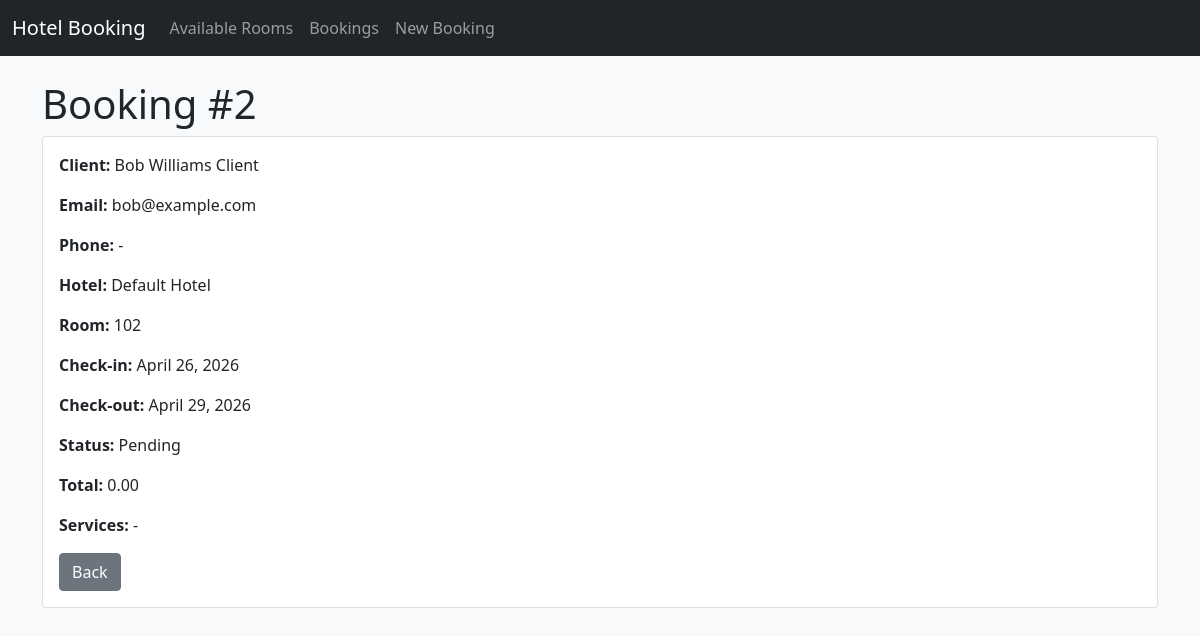
/inventory/bookings/2/, run on the app's committed database.
### hotel/models.py (models this page shows, shortened)
class Booking(models.Model):
    STATUS_CHOICES = [
        ('PENDING', 'Pending'),
        ('CONFIRMED', 'Confirmed'),
        ('CANCELLED', 'Cancelled'),
    ]
    room = models.ForeignKey(Room, on_delete=models.PROTECT, related_name='bookings')
    client = models.ForeignKey(Client, on_delete=models.PROTECT, related_name='bookings')
    services = models.ManyToManyField(Service, blank=True, related_name='bookings')
    check_in_date = models.DateField()
    check_out_date = models.DateField()
    status = models.CharField(max_length=20, choices=STATUS_CHOICES, default='PENDING')
    total_price = models.DecimalField(
        max_digits=10,
        decimal_places=2,
        validators=[MinValueValidator(Decimal('0.00'))],
        default=Decimal('0.00'),
    )
    created_at = models.DateTimeField(auto_now_add=True)
    updated_at = models.DateTimeField(auto_now=True)
    class Meta:
        db_table = 'bookings'
        ordering = ['-created_at']
        indexes = [
            models.Index(fields=['check_in_date', 'check_out_date']),
            models.Index(fields=['status']),
        ]

class Client(models.Model):
    first_name = models.CharField(max_length=100)
    last_name = models.CharField(max_length=100)
    email = models.EmailField(unique=True)
    phone = models.CharField(max_length=20, blank=True)
    created_at = models.DateTimeField(auto_now_add=True)
    class Meta:
        db_table = 'clients'
        ordering = ['last_name', 'first_name']
    def __str__(self):
        return f"{self.first_name} {self.last_name}"

class Room(models.Model):
    STATUS_CHOICES = [
        ('AVAILABLE', 'Available'),
        ('MAINTENANCE', 'Maintenance'),
    ]
    hotel = models.ForeignKey(Hotel, on_delete=models.PROTECT, related_name='rooms')
    room_number = models.CharField(max_length=10)
    capacity = models.PositiveIntegerField(validators=[MinValueValidator(1)])
    price_per_night = models.DecimalField(
        max_digits=10,
        decimal_places=2,
        validators=[MinValueValidator(Decimal('0.00'))],
    )
    status = models.CharField(max_length=20, choices=STATUS_CHOICES, default='AVAILABLE')
    description = models.TextField(blank=True)
    created_at = models.DateTimeField(auto_now_add=True)
    updated_at = models.DateTimeField(auto_now=True)
    class Meta:
        db_table = 'rooms'
        ordering = ['hotel__name', 'room_number']
        constraints = [
            models.UniqueConstraint(fields=['hotel', 'room_number'], name='unique_room_per_hotel'),
        ]
        indexes = [models.Index(fields=['status']), models.Index(fields=['hotel'])]

class Hotel(models.Model):
    name = models.CharField(max_length=255)
    address = models.CharField(max_length=255)
    city = models.CharField(max_length=120)
    phone = models.CharField(max_length=20, blank=True)
    created_at = models.DateTimeField(auto_now_add=True)
    class Meta:
        db_table = 'hotels'
        ordering = ['name']

### hotel/views.py (the view)
# urls.py: path('bookings/<int:pk>/', views.BookingDetailView.as_view(), name='booking_detail'),
class BookingDetailView(View):
    async def get(self, request, pk):
        booking = await Booking.objects.select_related('room__hotel', 'client').prefetch_related('services').filter(pk=pk).afirst()
        if booking is None:
            raise Http404('Booking not found')
        return await sync_to_async(render, thread_sensitive=True)(request, 'hotel/booking_detail.html', {'booking': booking})

### templates/hotel/booking_detail.html (shortened to what this page needs)
{% extends 'base.html' %}
{% block content %}
<h1>Booking #{{ booking.id }}</h1>
<div class="card">
    <div class="card-body">
        <p><strong>Client:</strong> {{ booking.client }}</p>
        <p><strong>Email:</strong> {{ booking.client.email }}</p>
        <p><strong>Phone:</strong> {{ booking.client.phone|default:'-' }}</p>
        <p><strong>Hotel:</strong> {{ booking.room.hotel.name }}</p>
        <p><strong>Room:</strong> {{ booking.room.room_number }}</p>
        <p><strong>Check-in:</strong> {{ booking.check_in_date }}</p>
        <p><strong>Check-out:</strong> {{ booking.check_out_date }}</p>
        <p><strong>Status:</strong> {{ booking.get_status_display }}</p>
        <p><strong>Total:</strong> {{ booking.total_price }}</p>
        <p><strong>Services:</strong>
            {% for service in booking.services.all %}
                {{ service.name }}{% if not forloop.last %}, {% endif %}
            {% empty %}
                -
            {% endfor %}
        </p>
        <a href="{% url 'hotel:booking_list' %}" class="btn btn-secondary">Back</a>
    </div>
</div>
{% endblock %}

### data on the page
Booking: id "2", client "Bob Williams Client", client.email "bob@example.com", client.phone "-", room.hotel.name "Default Hotel", room.room_number "102", check_in_date "April 26, 2026", check_out_date "April 29, 2026", status "Pending", total_price "0.00"
